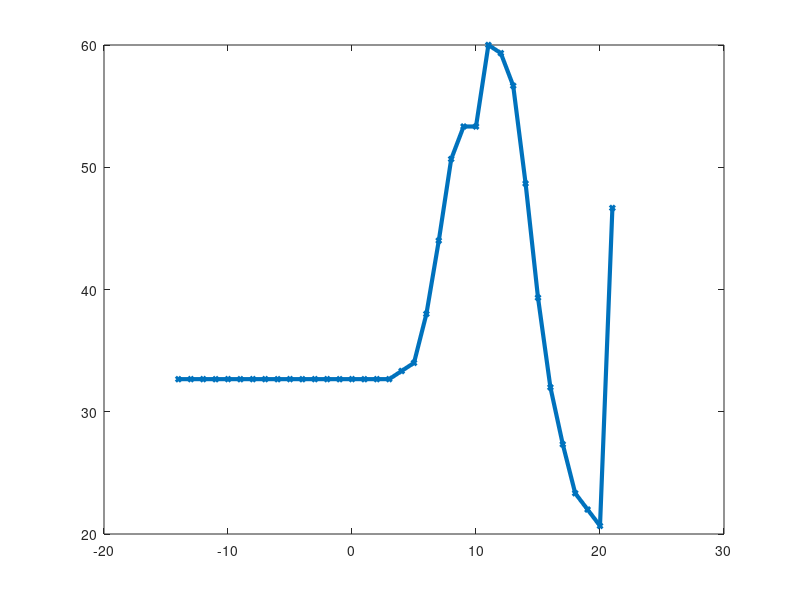
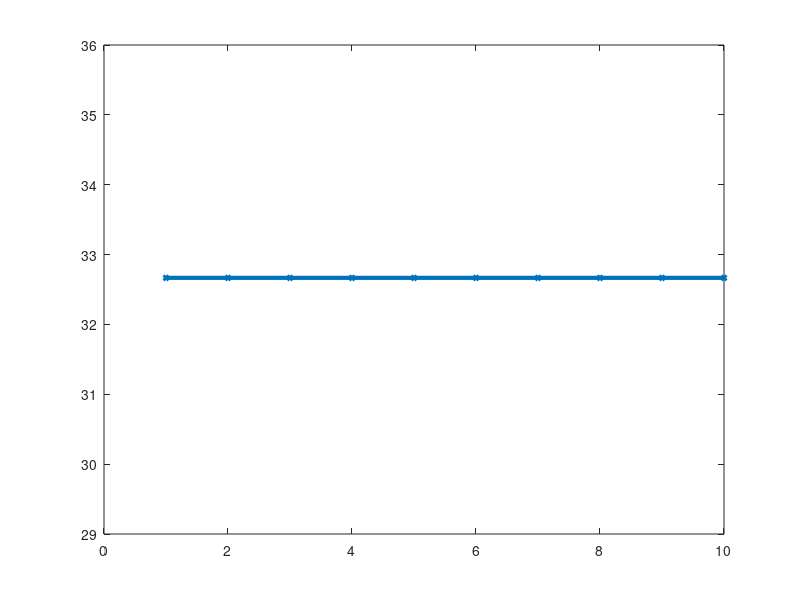

MATLAB code for these plots, in order:
clear all
close all
clc
delta = -14:1:21;
projRGB = [32.6667   32.6667   32.6667   32.6667   32.6667   32.6667   32.6667   32.6667   32.6667   32.6667   32.6667   32.6667   32.6667   32.6667 32.6667   32.6667   32.6667   32.6667   33.3333   34.0000   38.0000   44.0000   50.6667   53.3333   53.3333   60.0000   59.3333   56.6667 48.6667   39.3333   32.0000   27.3333   23.3333   22.0000   20.6667   46.6667];
plot(delta,projRGB, '-d', 'LineWidth',3,'MarkerSize',3)

figure
degree = 1:10;
projPoly = [32.6667   32.6667   32.6667   32.6667   32.6667   32.6667   32.6667   32.6667   32.6667   32.6667];
plot(degree,projPoly, '-d', 'LineWidth',3,'MarkerSize',3);
